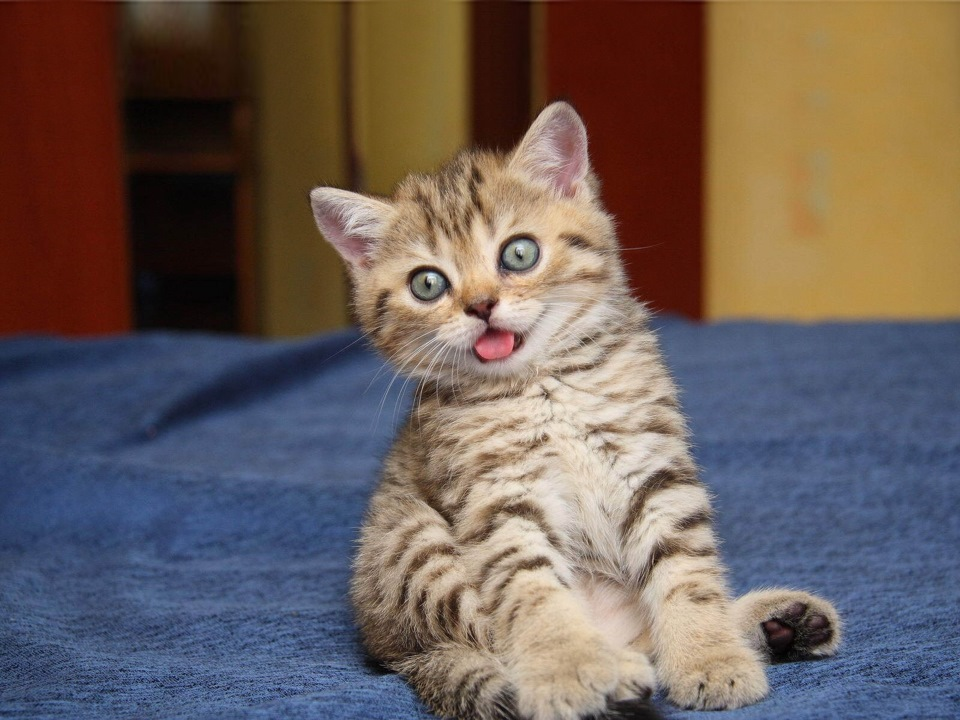
#> input picture react teach/mvp teach/my-node-project/Жаринов/5/котик.jpg, 960 x 720 px
$ python 'example 1_3 чб.py'
#> lines starting #> are read from the running program, lines starting #| are printed output that depends on the picture
import numpy as np
import matplotlib.pyplot as plt
from skimage import io, color, exposure

# Путь к изображению
image_path = 'котик.jpg'

# Считываем изображение
image = io.imread(image_path)
#> image is the input picture: shape (720, 960, 3); mean R, G, B 107.7, 94.5, 89.7

# Преобразуем в градации серого
gray_image = color.rgb2gray(image)
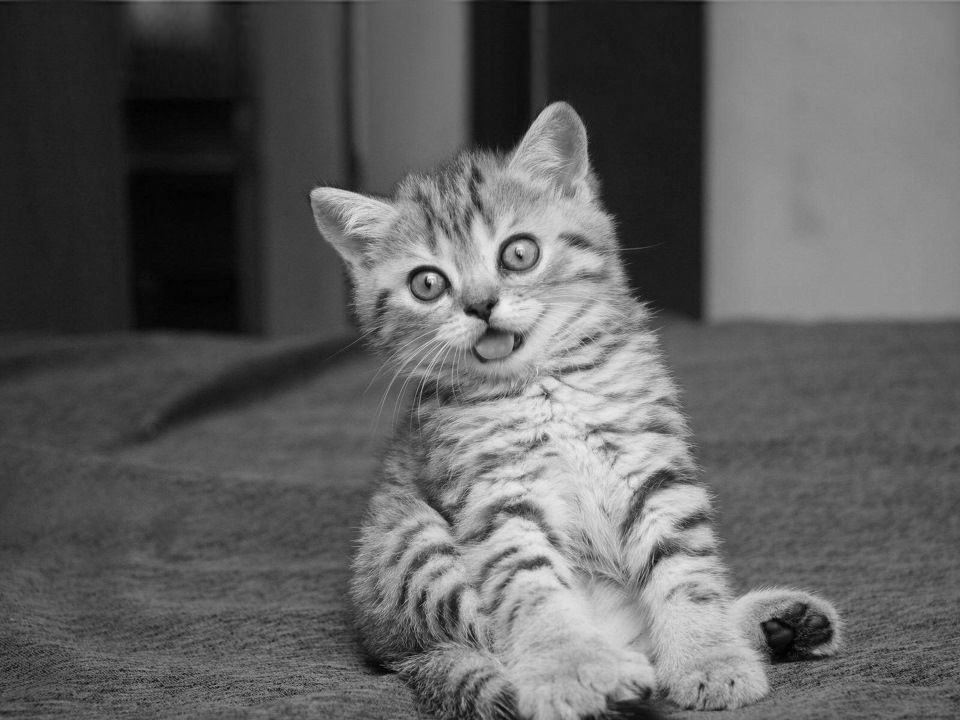
#> gray_image: shape (720, 960) float64; min 0.000833, max 0.951, mean 0.38

# Применяем метод .rescale_intensity
low, high = np.min(gray_image), np.max(gray_image)  # Определяем минимальные и максимальные значения
#> low = 0.000833; high = 0.951
bottom, top = 0, 1  # Устанавливаем диапазон для выходных значений
gray_image_out =  exposure.adjust_gamma(gray_image, gamma=2)
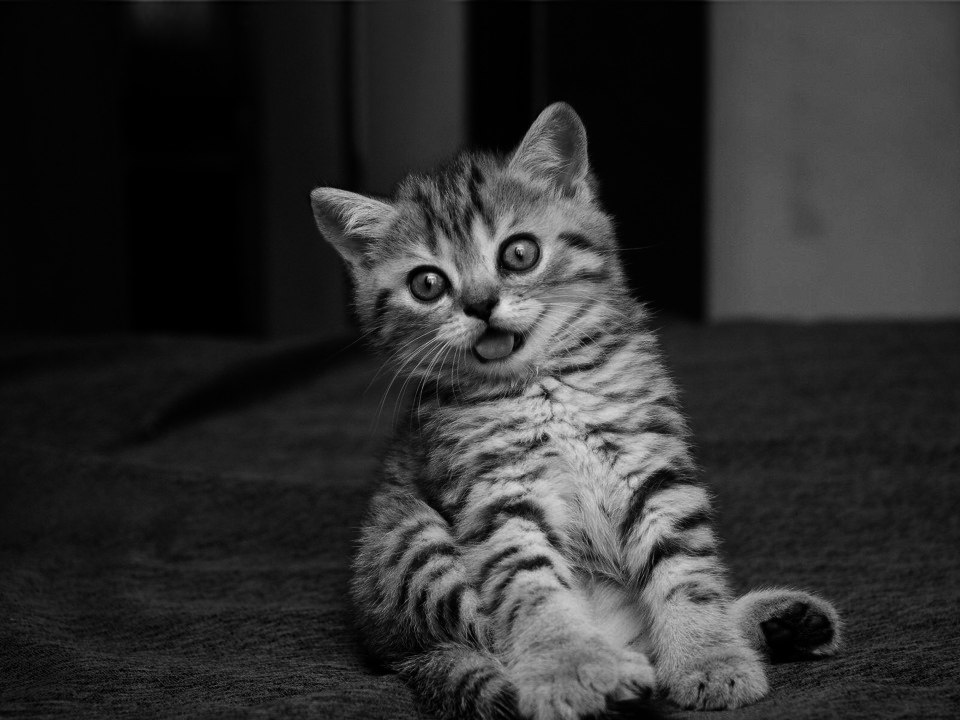
#> gray_image_out: shape (720, 960) float64; min 6.94e-07, max 0.904, mean 0.188

# Отображаем изображение
plt.imshow(gray_image_out, cmap='gray')
plt.axis('off')  # Отключаем оси
plt.show()

# Рассчитываем данные гистограммы
histogram, bin_edges = np.histogram(gray_image_out, bins=256, range=(0, 1))
#> histogram = 256 values, max 39361 at index 3, min 0 at index 224, mean 2700; bin_edges = 257 values from 0 to 1

# Выводим график гистограммы
fig, ax = plt.subplots(figsize=(5, 4))
plt.ticklabel_format(axis='y', style='sci', scilimits=(4, 4))
ax.set_xlim(0, 1)
ax.grid(True)
ax.set_title("Grayscale Histogram")
ax.set_xlabel("Grayscale Value")
ax.set_ylabel("Pixel Count")
ax.bar(bin_edges[0:-1], histogram, width=1/128)
plt.show()
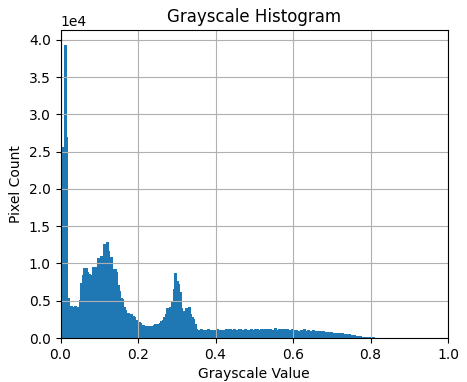
#> figure drawn by matplotlib, 1 panel; tallest bar 39361 high, from x = 0.00781 to 0.0156
